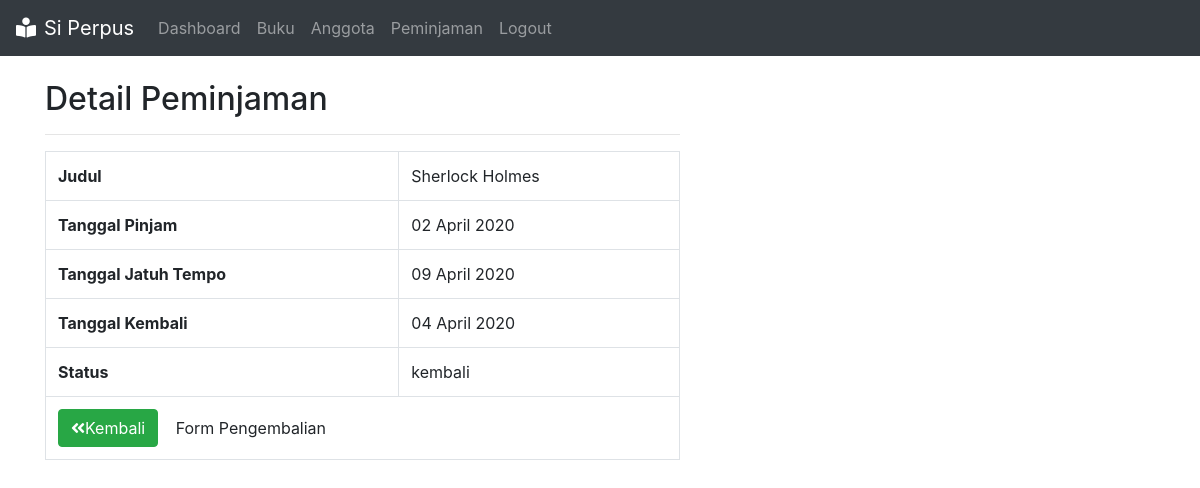
The page /transaksi/detail.php?id_pinjam=8 on the database its author committed.
### tables this page shows
CREATE TABLE `detail_pinjam` (
  `id_detail` int(3) NOT NULL,
  `id_pinjam` int(3) NOT NULL,
  `id_buku` int(3) NOT NULL,
  `tgl_kembali` date DEFAULT NULL,
  `status` enum('dipinjam','kembali') DEFAULT 'dipinjam'
);

CREATE TABLE `buku` (
  `id_buku` int(3) NOT NULL,
  `judul` varchar(255) NOT NULL,
  `penerbit` varchar(50) NOT NULL,
  `pengarang` varchar(50) NOT NULL,
  `ringkasan` text NOT NULL,
  `cover` varchar(255) NOT NULL,
  `stok` int(3) NOT NULL,
  `id_kategori` int(3) DEFAULT NULL
);

CREATE TABLE `peminjaman` (
  `id_pinjam` int(3) NOT NULL,
  `id_anggota` int(3) NOT NULL,
  `tgl_pinjam` date NOT NULL,
  `tgl_jatuh_tempo` date NOT NULL,
  `id_petugas` int(3) DEFAULT NULL,
  `id_buku` int(3) NOT NULL
);

### transaksi/detail.php (the view, shortened to what this page needs)
<?php
include '../aset/header.php';
include 'fungsi-transaksi.php';
$id_pinjam = $_GET['id_pinjam'];
$sql = "SELECT * FROM peminjaman p INNER JOIN detail_pinjam dp ON p.id_pinjam=dp.id_pinjam INNER JOIN buku b ON b.id_buku=dp.id_buku where p.id_pinjam='$id_pinjam'";
$res = mysqli_query($koneksi, $sql);
$detail = mysqli_fetch_assoc($res);
?>
<div class="container">
	<div class="row mt-4">
		<div class="col-md-7">
			<h2>Detail Peminjaman</h2>
			<hr class="bg-ligth">
			<table class="table table-bordered">
				<tr>
					<td><strong>Judul</strong></td>
					<td><?=$detail['judul']?></td>
				</tr>
				<tr>
					<td><strong>Tanggal Pinjam</strong></td>
					<td><?=date('d F Y', strtotime($detail['tgl_pinjam']))?></td>
				</tr>
				<tr>
					<td><strong>Tanggal Jatuh Tempo</strong></td>
					<td><?=date('d F Y', strtotime($detail['tgl_jatuh_tempo']))?></td>
				</tr>
				<tr>
					<td><strong>Tanggal Kembali</strong></td>
					<td>
						<?php
						if($detail['tgl_kembali']==NULL){
							echo '-';
						}else{
							echo date('d F Y', strtotime($detail['tgl_kembali']));
						}
						?>
					</td>
				</tr>
				<tr>
					<td><strong>Status</strong></td>
					<td><?=$detail['status']?></td>
				</tr>
				<tr>
					<td class="text-rigth" colspan="2">
						<a href="index.php" class="btn btn-success"><i class="fas fa-angle-double-left"></i>Kembali</a>
						<a class="btn btn-primary<?php if($detail['tgl_kembali']!=NULL){echo "disabled";}?>" href="form-kembali.php?id_pinjam=<?=$detail['id_pinjam']?>&id_buku=<?=$detail['id_buku']?>" role="button">Form Pengembalian</a>
					</td>
				</tr>
			</table>
		</div>
	</div>
</div>
<?php
include '../aset/footer.php';
?>

### rows shown on the page
detail_pinjam: id_buku.judul "Sherlock Holmes", id_pinjam.tgl_pinjam "02 April 2020", id_pinjam.tgl_jatuh_tempo "09 April 2020", tgl_kembali "04 April 2020", status "kembali"
